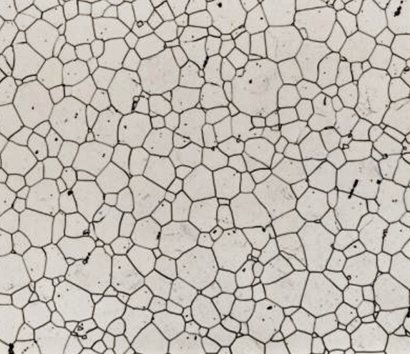
#> input picture images/grains2.jpg, 410 x 354 px
$ python Grain_Size_Analysis.py
#> lines starting #> are read from the running program, lines starting #| are printed output that depends on the picture; after the words box and inside, x2 and y2 are one past the last pixel; in counts of white or black regions, pixels touching at a corner belong together
# -*- coding: utf-8 -*-
"""
Created on Mon Jun 24 15:33:51 2024

@author : anushka
"""

import cv2
import numpy as np
from matplotlib import pyplot as plt
from scipy import ndimage
from skimage import measure, color

img = cv2.imread("images/grains2.jpg", 0)
#> img: shape (354, 410); min 0, max 240, mean 188.2
cv2.imshow("Grains Image", img)
cv2.waitKey(0)

# Convert pixel to nanometer (nm)
pixels_to_nm = 0.5  # 1 pixel = 500 nm

ret, thresh = cv2.threshold(img, 0, 255, cv2.THRESH_BINARY + cv2.THRESH_OTSU)
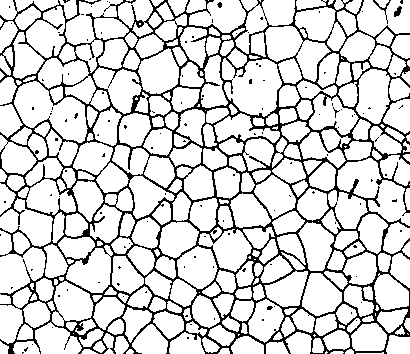
#> thresh: shape (354, 410); 83% white; black in thin lines or dots
#> ret = 157

kernel = np.ones((3, 3), np.uint8)
eroded = cv2.erode(thresh, kernel, iterations=1)
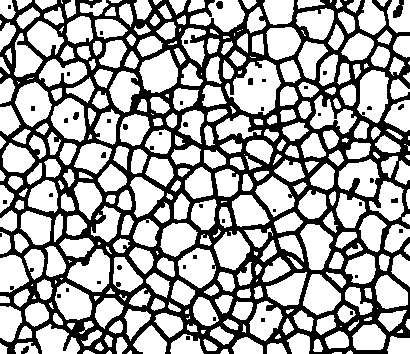
#> eroded: shape (354, 410); 63.7% white; 46 black regions (33 under 20 px), largest, box (x1, y1, x2, y2) and area: (0, 0, 410, 354) 51842, (393, 0, 404, 18) 117, (216, 1, 223, 9) 47
dilated = cv2.dilate(eroded, kernel, iterations=1)
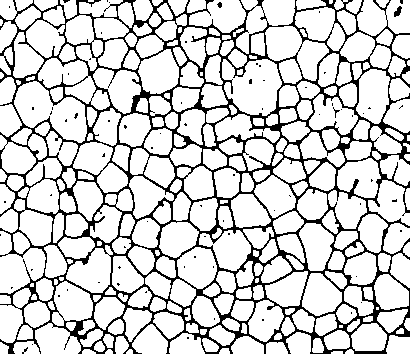
#> dilated: shape (354, 410); 82% white; black in thin lines or dots

mask = dilated == 255
#> mask: shape (354, 410) bool; 82% white; black in thin lines or dots

s = [[1, 1, 1], [1, 1, 1], [1, 1, 1]]
labeled_mask, num_labels = ndimage.label(mask, structure=s)
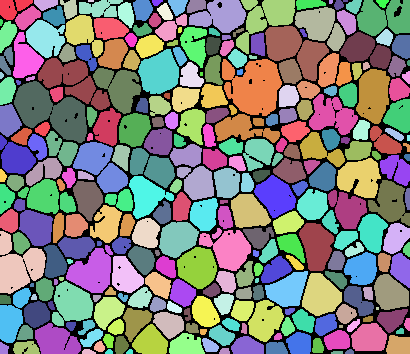
#> labeled_mask: shape (354, 410) int32; 297 distinct labels, from 0 to 296; one colour per label, 0 black
#> num_labels = 296
img_label_overlay = color.label2rgb(labeled_mask, image=img, bg_label=0)
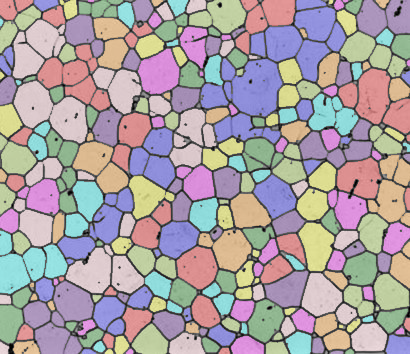
#> img_label_overlay: shape (354, 410, 3) float64; mean R, G, B 0.66, 0.62, 0.633
cv2.imshow("Labeled Grains", img_label_overlay)
cv2.waitKey(0)
clusters = measure.regionprops(labeled_mask, img)
#> clusters = 296 regions; largest, box (x1, y1, x2, y2) and area: (14, 81, 87, 143) 2519, (222, 59, 282, 116) 2412, (265, 26, 329, 81) 1837, (38, 58, 110, 110) 1767, (0, 231, 46, 294) 1708

print("\tArea(pixels)\tArea (nm^2)")

for prop in clusters:
    grain_area_pixels = prop.area
    grain_area_nm2 = grain_area_pixels * (pixels_to_nm ** 2)
    print('{}\t\t{}\t\t{}'.format(prop.label, grain_area_pixels, grain_area_nm2))
#> this loop made 296 passes
#> (grain_area_pixels, grain_area_nm2) on passes 1 to 3: (415, 103.8), (187, 46.75), (221, 55.25)
#| 1		415.0		103.75
#| 2		187.0		46.75
#| 3		221.0		55.25
#| 4		12.0		3.0
#| 5		524.0		131.0
#| 6		327.0		81.75
#| 7		48.0		12.0
#| 8		212.0		53.0
#> (further printed lines are left out)

# Calculate grain size in nanometers (nm)
grain_sizes_nm = []

for prop in clusters:
    grain_radius_pixels = np.sqrt(prop.area/np.pi) # Calculate radius in pixels
    grain_radius_nm = grain_radius_pixels * pixels_to_nm  # Convert radius to nm
    grain_size_nm = (4/3) * np.pi * (grain_radius_nm**3)  # Calculate grain size in nm^3

    grain_sizes_nm.append(grain_size_nm)
#> this loop made 296 passes
#> (grain_radius_pixels, grain_radius_nm, grain_size_nm) on passes 1 to 3: (11.49, 5.75, 795), (7.72, 3.86, 240.5), (8.39, 4.19, 308.9)
#> after the loop, grain_sizes_nm = 296 values, max 11888.2 at index 78, min 2.54 at index 249, mean 1024.9


# Plot histogram with grain sizes in nm
plt.figure()
plt.hist(grain_sizes_nm, bins=10000)
plt.xlabel('Grain Size(nm^3)')
plt.ylabel('Count')
plt.title('Grain Size Distribution')
plt.grid(True)
plt.xlim(0, 250)
plt.show()
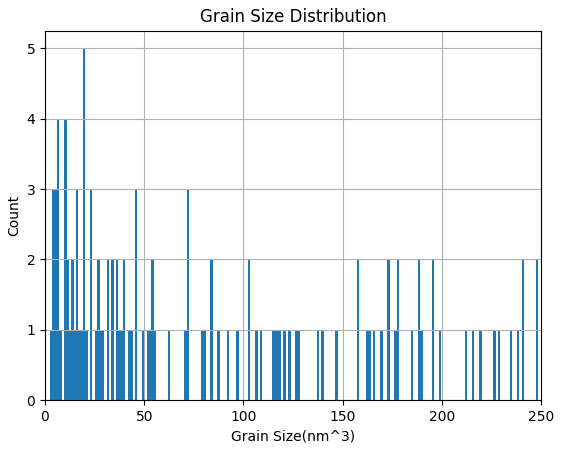
#> figure drawn by matplotlib, 1 panel; tallest bar 5 high, from x = 19.18 to 20.37

# Close all OpenCV windows
cv2.destroyAllWindows()

$ run again, with images/img_296k.png saved as images/grains2.jpg
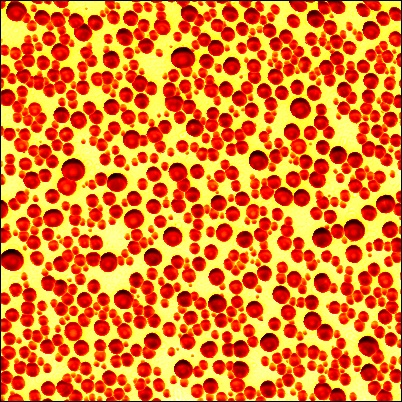
#> input picture images/img_296k.png, 402 x 402 px
#> `ret, thresh = cv2.threshold(img, 0, 255, cv2.THRESH_BINARY + cv2.THRES..`:
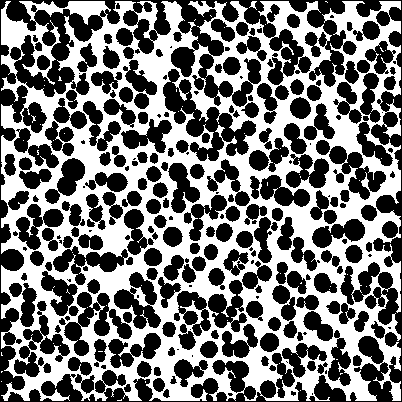
#> thresh: shape (402, 402); 46.2% white; 58 white regions (56 under 20 px), largest, box (x1, y1, x2, y2) and area: (1, 1, 401, 401) 74487, (249, 1, 257, 10) 33
#> ret = 153
#> eroded: shape (402, 402); 27.5% white; 208 white regions (119 under 20 px), largest, box (x1, y1, x2, y2) and area: (2, 120, 258, 305) 7724, (125, 2, 361, 205) 6468, (100, 280, 281, 400) 4034
#> dilated: shape (402, 402); 42.3% white; 134 white regions (35 under 20 px), largest, box (x1, y1, x2, y2) and area: (1, 115, 401, 401) 28566, (124, 1, 362, 206) 10315, (60, 1, 138, 139) 3242
#> mask: shape (402, 402) bool; 42.3% white; 134 white regions (35 under 20 px)
#> labeled_mask: shape (402, 402) int32; 135 distinct labels, from 0 to 134
#> num_labels = 134
#> clusters = 134 regions; largest, box (x1, y1, x2, y2) and area: (1, 115, 401, 401) 28566, (124, 1, 362, 206) 10315, (60, 1, 138, 139) 3242, (3, 315, 119, 401) 2309, (1, 224, 65, 339) 2203
#> the loop `for prop in clusters:` made 134 passes
#> (grain_area_pixels, grain_area_nm2) on passes 2, 3, 4, 6, 7, 8, 10, 11: (118, 29.5), (532, 133), (3242, 810.5), (10315, 2578.8), (148, 37), (366, 91.5), (1508, 377), (1631, 407.8)
#> (printed output is left out)
#> the loop `for prop in clusters:` made 134 passes
#> (grain_radius_pixels, grain_radius_nm, grain_size_nm) on passes 1 to 8: (1.69, 0.846, 2.54), (6.13, 3.06, 120.5), (13.01, 6.51, 1153.8), (32.12, 16.06, 17357.7), (2.19, 1.09, 5.46), (57.3, 28.65, 98509.4), (6.86, 3.43, 169.3), (10.79, 5.4, 658.4)
#> after the loop `for prop in clusters:`: grain_sizes_nm = 134 values, max 453991.8 at index 49, min 2.54 at index 0, mean 4778.2
#> `plt.show()`:
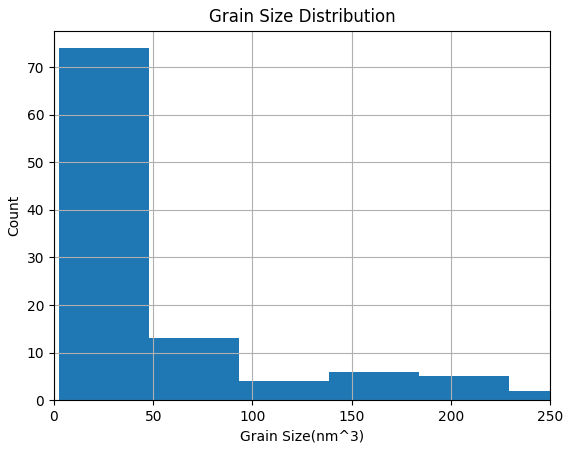
#> figure drawn by matplotlib, 1 panel; tallest bar 74 high, from x = 2.54 to 47.94

$ run again, with images/img_320k.png saved as images/grains2.jpg
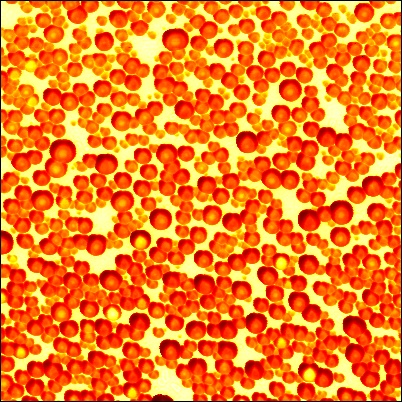
#> input picture images/img_320k.png, 402 x 402 px
#> `ret, thresh = cv2.threshold(img, 0, 255, cv2.THRESH_BINARY + cv2.THRES..`:
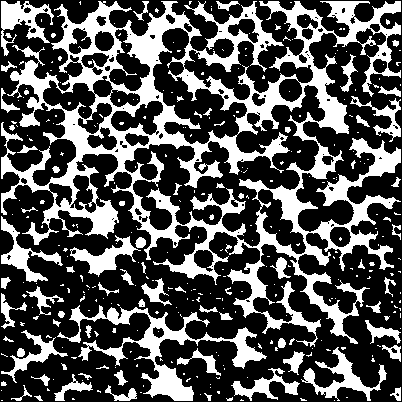
#> thresh: shape (402, 402); 33.2% white; 337 white regions (258 under 20 px), largest, box (x1, y1, x2, y2) and area: (1, 1, 401, 347) 36582, (57, 305, 267, 401) 4044, (301, 347, 387, 401) 1249
#> ret = 170
#> eroded: shape (402, 402); 17.8% white; 316 white regions (185 under 20 px), largest, box (x1, y1, x2, y2) and area: (51, 110, 145, 200) 1570, (126, 2, 188, 104) 1516, (274, 51, 347, 132) 1083
#> dilated: shape (402, 402); 29.1% white; 252 white regions (88 under 20 px), largest, box (x1, y1, x2, y2) and area: (50, 109, 146, 201) 2335, (112, 1, 189, 117) 2295, (199, 4, 282, 72) 1528
#> mask: shape (402, 402) bool; 29.1% white; 252 white regions (88 under 20 px)
#> labeled_mask: shape (402, 402) int32; 253 distinct labels, from 0 to 252
#> num_labels = 252
#> clusters = 252 regions; largest, box (x1, y1, x2, y2) and area: (50, 109, 146, 201) 2335, (112, 1, 189, 117) 2295, (199, 4, 282, 72) 1528, (273, 50, 348, 133) 1507, (323, 139, 401, 206) 1475
#> the loop `for prop in clusters:` made 252 passes
#> (grain_area_pixels, grain_area_nm2) on passes 1, 3, 4: (913, 228.2), (2295, 573.8), (88, 22)
#> (printed output is left out)
#> the loop `for prop in clusters:` made 252 passes
#> (grain_radius_pixels, grain_radius_nm, grain_size_nm) on passes 1 to 3: (17.05, 8.52, 2594.1), (2.19, 1.09, 5.46), (27.03, 13.51, 10338.3)
#> after the loop `for prop in clusters:`: grain_sizes_nm = 252 values, max 10609.7 at index 64, min 2.54 at index 10, mean 467.4
#> `plt.show()`:
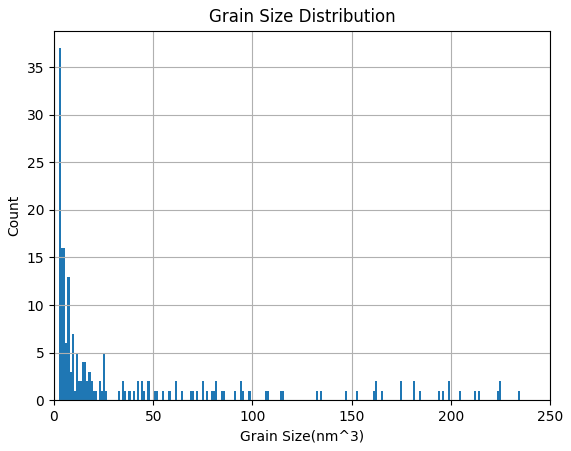
#> figure drawn by matplotlib, 1 panel; tallest bar 37 high, from x = 2.54 to 3.6

$ run again, with images/img_329k.png saved as images/grains2.jpg
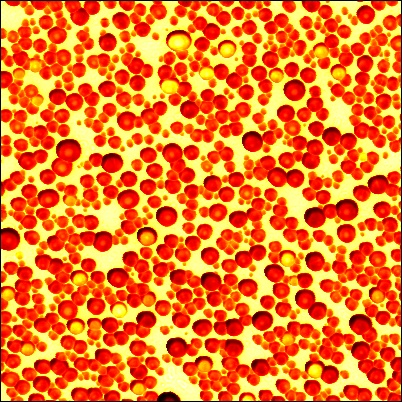
#> input picture images/img_329k.png, 402 x 402 px
#> `ret, thresh = cv2.threshold(img, 0, 255, cv2.THRESH_BINARY + cv2.THRES..`:
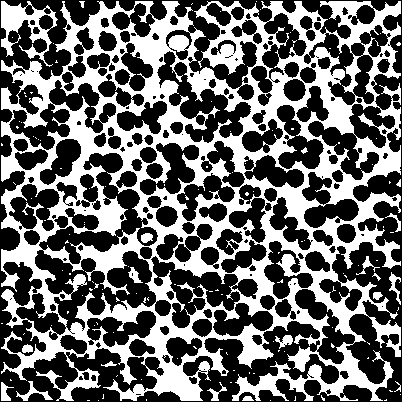
#> thresh: shape (402, 402); 41.2% white; 133 white regions (113 under 20 px), largest, box (x1, y1, x2, y2) and area: (1, 1, 401, 401) 63365, (1, 1, 58, 67) 1441, (16, 381, 53, 401) 193
#> ret = 160
#> eroded: shape (402, 402); 23.5% white; 302 white regions (172 under 20 px), largest, box (x1, y1, x2, y2) and area: (120, 2, 266, 172) 3149, (24, 103, 150, 199) 2324, (241, 66, 353, 133) 2063
#> dilated: shape (402, 402); 37.1% white; 198 white regions (54 under 20 px), largest, box (x1, y1, x2, y2) and area: (107, 1, 267, 186) 5460, (76, 301, 273, 401) 4216, (1, 102, 151, 213) 3790
#> mask: shape (402, 402) bool; 37.1% white; 198 white regions (54 under 20 px)
#> labeled_mask: shape (402, 402) int32; 199 distinct labels, from 0 to 198
#> num_labels = 198
#> clusters = 198 regions; largest, box (x1, y1, x2, y2) and area: (107, 1, 267, 186) 5460, (76, 301, 273, 401) 4216, (1, 102, 151, 213) 3790, (240, 65, 354, 134) 3041, (260, 136, 347, 264) 2777
#> the loop `for prop in clusters:` made 198 passes
#> (grain_area_pixels, grain_area_nm2) on passes 1, 3, 5: (759, 189.8), (2194, 548.5), (86, 21.5)
#> (printed output is left out)
#> the loop `for prop in clusters:` made 198 passes
#> (grain_radius_pixels, grain_radius_nm, grain_size_nm) on passes 1 to 3: (15.54, 7.77, 1966.2), (2.39, 1.2, 7.18), (26.43, 13.21, 9663.4)
#> after the loop `for prop in clusters:`: grain_sizes_nm = 198 values, max 37937 at index 5, min 2.54 at index 10, mean 1139.3
#> `plt.show()`:
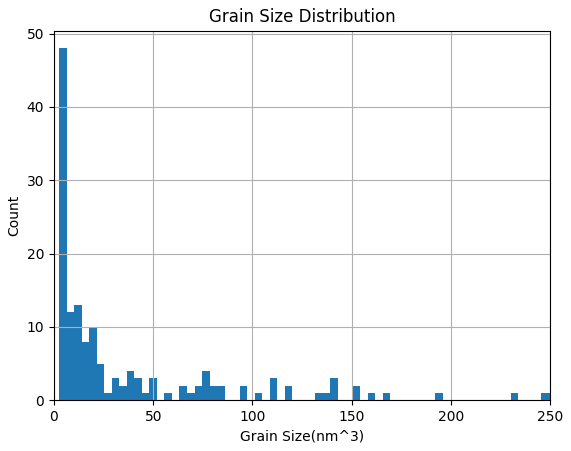
#> figure drawn by matplotlib, 1 panel; tallest bar 48 high, from x = 2.54 to 6.33
